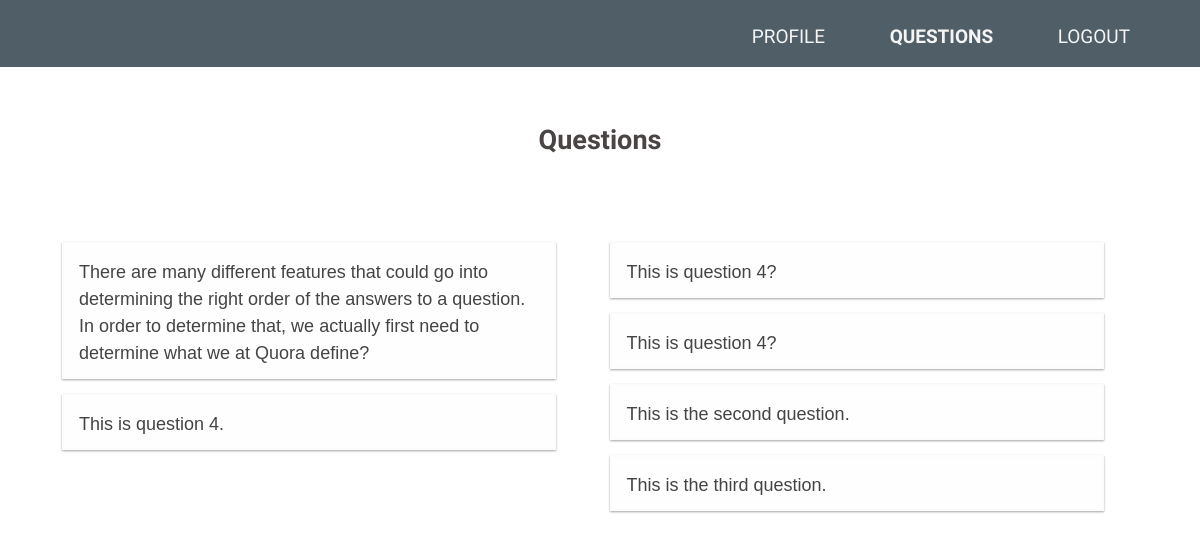
/client/questions.php, run on the app's committed database.
### tables this page shows
CREATE TABLE IF NOT EXISTS `questions` (
  `question_id` int(11) NOT NULL AUTO_INCREMENT,
  `title` varchar(10000) NOT NULL,
  `q_domain` varchar(25) DEFAULT NULL,
  `rating` int(11) DEFAULT '0',
  `post_date` date NOT NULL,
  `post_time` time NOT NULL,
  `client_name` varchar(15) DEFAULT NULL,
  PRIMARY KEY (`question_id`),
  KEY `client_name` (`client_name`)
);

### client/questions.php (the view, shortened to what this page needs)
<?php
	$servername = "localhost";
	$username = "root";
	$password = "";
	$dbname = "elegal2";
	$conn = new mysqli($servername, $username, $password, $dbname);
	$sql = "SELECT * FROM questions";
		$result = $conn->query($sql);
?>
<!DOCTYPE html>
<head>
	<link href="../_css/jquery.bxslider.css" rel="stylesheet" />
	<link href="../_css/style.css" rel="stylesheet">
	<link href="../_css/nav.css" rel="stylesheet">
</head>
<body>
	<a name="home">
	<div class="nav-outer">
	<div class="nav-wrap">
		<nav class="navigation">
		<div class="nav" nav-menu-style="yoga">
			<ul class="nav-menu">
				<li><a href="profile.php">Profile</a></li>
				<li><a href="questions.php" style="font-weight: bold;" >Questions</a></li>
				<li><a href="../index.php">Logout</a></li>
			</ul>
		</div>
		</nav>
	</div>
	</div>
	<div class="nav-clear"></div>
	<br />
<h2> Questions </h2>
<div id="columns">
	<?php
		for($i = 0; ($i < 9) && ($i < $result->num_rows); $i++) {
			$row = $result->fetch_assoc();
			echo"
				<figure id=\"" . $row['question_id'] . "\">
					<figcaption>" .  $row['title'] . "</figcaption>
				</figure>";
		}
	?>
</div>
</body>

### _css/style.css (style rules this page uses)
* { margin:0; border:0; padding:0; }
body { background-color: Beige; font-family: 'Hind', sana-serif; font-size: 18px; position: relative; }
h2,h3,h4 { font-family: 'Nobile', sana-serif; text-align: center; color: #4A4444; letter-spacing: 1%; padding: 3% 0; }

### _css/nav.css (style rules this page uses)
.nav-outer { width: 100%; height: 67px; background: #505E67; position: fixed !important; z-index: 100000000; }
.nav-wrap { max-width: 1120px; margin: 0 auto; }
nav { margin-top: 0; background: #505E67; font-family: 'Questrial', sans-serif; }
.nav ul { overflow:hidden; list-style:none; }
.navigation { clear: both; width: 100%; position: relative; }
.nav a { color: #F5F5F5; text-transform: uppercase; text-decoration:none; }
body .nav .nav-menu li a { display:inline-block; margin-top: 10px; padding:15px 20px; color: #F5F5F5; font-size: 19px; }
.nav.yoga .nav-toggled ul li a { display:block; width:100%; background-color: #505E67; text-align:left; padding:10px 0px 10px 15px; border-bottom:1px solid #FFF; text-align: center; font-size: 16px; -webkit-box-sizing: border-box; -moz-box-sizing: border-box; box-sizing: border-box; }
.nav.yoga .nav-toggled ul li { position: relative; }
.nav .nav-menu { text-align: center; overflow: visible; min-height: 56px; padding-left: 0; margin: 0; }
@media (min-width: 823px) { .nav { float: right; } }
.navigation:after { content: ""; display: table; clear: both; }
.nav .nav-menu li { display:inline-block; padding:0px; margin:0px !important; position: relative; }
.nav ul { overflow: visible; }
body .nav .nav-menu li a { padding: 15px 30px; }
.nav-clear { clear: both; padding-top: 67px; }

### client/questions.php (style rules this page uses)
body { background: url(//subtlepatterns.com/patterns/scribble_light.png); font-family: Arial, sans-serif; min-height: 1000px; }
#columns { column-width: 500px; column-gap: 15px; width: 90%; max-width: 1100px; margin: 50px auto; }
div#columns figure { background: #fefefe; border: 2px solid #fcfcfc; box-shadow: 0 1px 2px rgba(34, 25, 25, 0.4); margin: 0 2px 15px; padding: 15px; width:460px; padding-bottom: 10px; transition: opacity .4s ease-in-out; display: inline-block; column-break-inside: avoid; }
div#columns figure figcaption { font-size: 18px; color: #444; line-height: 1.5; }

### data on the page
questions: title "There are many different features that could go into determining the right order of the answers to a question. In order to determine that, we actually first need to determine what we at Quora define?"
questions: title "This is question 4."
questions: title "This is question 4?"
questions: title "This is question 4?"
questions: title "This is the second question."
questions: title "This is the third question."
